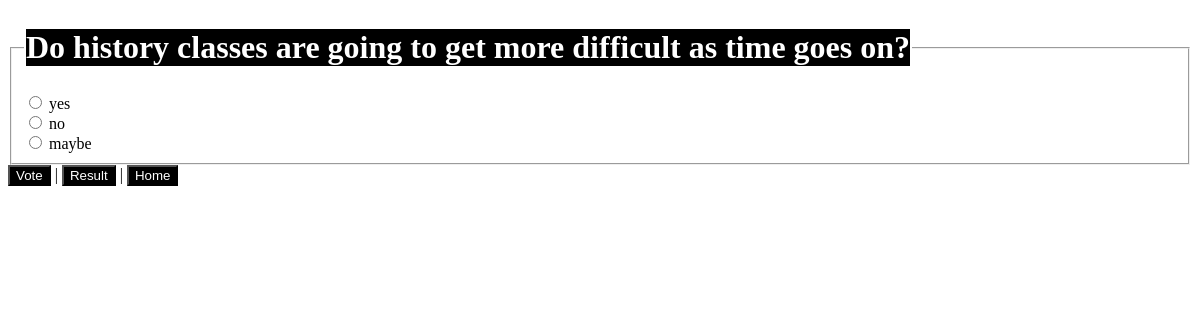
Screenshot of /polls/12/ (signed in) with the database file from the repository.
### polls/models.py (models this page shows, shortened)
class Question(models.Model):
    question_text = models.CharField(max_length=200)
    pub_date = models.DateTimeField('date published')
    end_date = models.DateTimeField('date expired', null=True, default=None, blank=True)
    def is_published(self):
        now = timezone.localtime()
        return self.pub_date <= now
    def can_vote(self):
        if self.end_date is None:
            return self.is_published()
        return self.pub_date <= timezone.localtime() <= self.end_date

class Choice(models.Model):
    question = models.ForeignKey(Question, on_delete=models.CASCADE)
    choice_text = models.CharField(max_length=200)

### polls/views.py (the view, shortened to what this page needs)
# urls.py: path('<int:pk>/', views.DetailView.as_view(), name='detail'),
class DetailView(LoginRequiredMixin, generic.DetailView):
    model = Question
    template_name = 'polls/detail.html'
    def get(self, request, pk):
        question = get_object_or_404(Question, pk=pk)
        user = request.user
        if not question.is_published():
            messages.error(request, 'This poll not publish yet.')
            return HttpResponseRedirect(reverse('polls:index'))
        elif not question.can_vote():
            messages.error(request, 'This poll is ended.')
            return HttpResponseRedirect(reverse('polls:index'))
        else:
            check = ""
            user_vote = Vote.objects.filter(user=user)
            for select in user_vote:
                if select.question == question:
                    check = select.choice.choice_text
            return render(request, 'polls/detail.html', {'question': question, 'check': check,})

### polls/models.py (called while the page is built)
    @property
    def question(self):
        return self.choice.question

### polls/templates/polls/detail.html (shortened to what this page needs)
{% load static %}
<link rel="stylesheet" href="{% static 'polls/style.css' %}">
<form action="{% url 'polls:vote' question.id %}" method="post">
<fieldset>
    <legend><h1>{{ question.question_text }}</h1></legend>
    {% for choice in question.choice_set.all %}
        {% if check == choice.choice_text %}
            <input type="radio" name="choice" id="selected" value="{{ choice.id }}" checked>
            <label for="choice{{ forloop.counter }}">{{ choice.choice_text }}</label><br>
        {% else %}
            <input type="radio" name="choice" id="choice{{ forloop.counter }}" value="{{ choice.id }}" >
            <label for="choice{{ forloop.counter }}">{{ choice.choice_text }}</label><br>
        {% endif %}
    {% endfor %}
</fieldset>
<input type="submit" value="Vote"> | <a href="{% url 'polls:results' question.id %}"><button type="button">Result</button></a> | <a href="{% url 'polls:index' %}"><button type="button">Home</button></a>
</form>

### polls/static/polls/style.css (style rules this page uses)
button { background: black; color: white; }
input { background: black; color: white; }
h1 { background: black; color: white; text-align: center; }

### rows the page displays
Question: question_text "Do history classes are going to get more difficult as time goes on?"
Choice: choice_text "yes"
Choice: choice_text "no"
Choice: choice_text "maybe"
